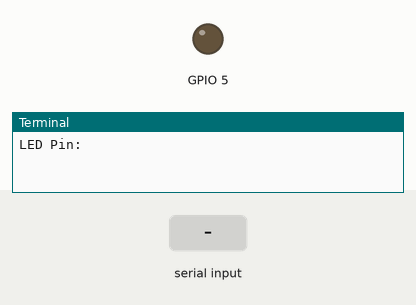
This program was run on a simulated Raspberry Pi (BCM pin numbers). Parts: output pins drawn as LEDs (lit = HIGH), the last lines printed to the terminal. Dashed ring = blinking. The test bench sets the inputs (shaded band).

Above: at 1.2 s.
1.3 s: "5" typed at the terminal, then Enter
At 1.7 s:
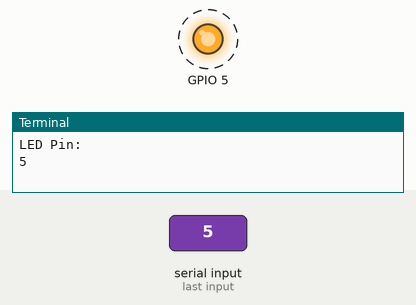
Timing chart, 0 to 10.3 s (numbered marks = the images above; inputs shaded):
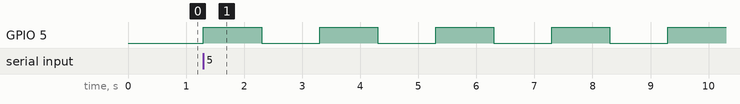

The program:

led.py
```python
from gpiozero import LED  # Import the LED class from the gpiozero library for controlling GPIO pins.
import time  # Import the time module for adding delays.

def main():
    """
    Main function to control an LED using GPIO.
    Prompts the user to input the GPIO pin connected to the LED,
    then toggles the LED on and off with a 1-second interval.
    """
    # Ask the user for the GPIO pin number where the LED is connected.
    led_pin = int(input("LED Pin: "))

    # Create an LED object for the specified GPIO pin.
    led = LED(led_pin)

    # Infinite loop to blink the LED.
    while True:
        led.on()  # Turn the LED on.
        time.sleep(1)  # Wait for 1 second.
        led.off()  # Turn the LED off.
        time.sleep(1)  # Wait for 1 second.

# Check if the script is run directly (not imported as a module).
if __name__ == "__main__":
    try:
        main()  # Call the main function.
    except KeyboardInterrupt:
        # Gracefully handle the program exit when Ctrl+C is pressed.
        print("Exit program.")
```

Measured:
- after the input at 1.3 s, GPIO 5: alternates HIGH for 1.0 s and LOW for 1.0 s, starting at once
